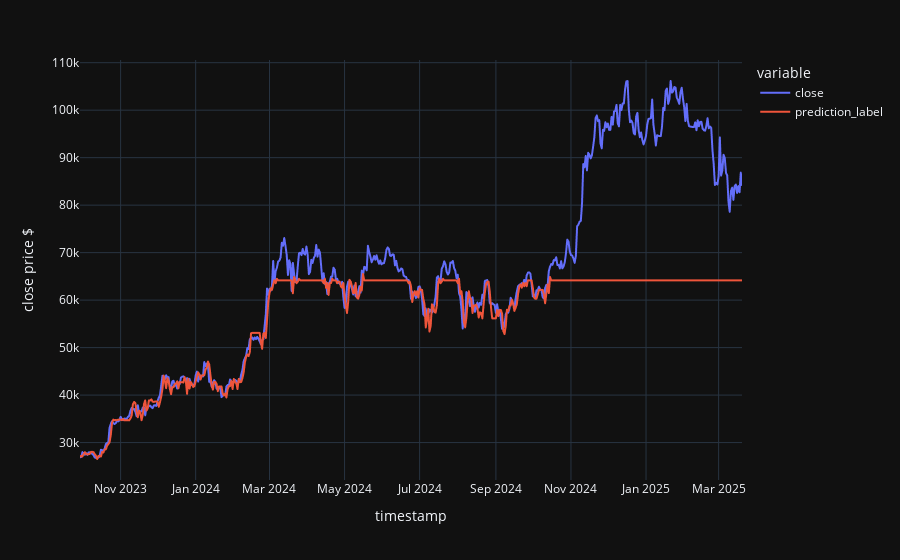

Notebook source saved alongside this figure:
### Code cell
tuned_xgb = xgb_exp.tune_model(xgb_model)

y_pred_tuned = xgb_exp.predict_model(tuned_xgb)

fig = px.line(y_pred_tuned, y=['close', 'prediction_label'], template='plotly_dark', labels={"value" : "close price $"})

fig.show()

### Figure 1 — Plotly figure (JSON) as saved in the notebook; plotly's stock layout.template omitted (floating-point values rounded to 4 significant figures; data arrays with more than 128 entries replaced by an {"elided": "..."} marker saying what was removed)
{"data": [{"hovertemplate": "variable=close<br>timestamp=%{x}<br>close price $=%{y}<extra></extra>", "legendgroup": "close", "line": {"color": "#636efa", "dash": "solid"}, "marker": {"symbol": "circle"}, "mode": "lines", "name": "close", "showlegend": true, "type": "scattergl", "x": {"elided": "539 str values"}, "xaxis": "x", "y": {"elided": "539 float values"}, "yaxis": "y"}, {"hovertemplate": "variable=prediction_label<br>timestamp=%{x}<br>close price $=%{y}<extra></extra>", "legendgroup": "prediction_label", "line": {"color": "#EF553B", "dash": "solid"}, "marker": {"symbol": "circle"}, "mode": "lines", "name": "prediction_label", "showlegend": true, "type": "scattergl", "x": {"elided": "539 str values"}, "xaxis": "x", "y": {"elided": "539 float values"}, "yaxis": "y"}], "layout": {"legend": {"title": {"text": "variable"}, "tracegroupgap": 0}, "margin": {"t": 60}, "xaxis": {"anchor": "y", "domain": [0, 1], "title": {"text": "timestamp"}}, "yaxis": {"anchor": "x", "domain": [0, 1], "title": {"text": "close price $"}}}}
